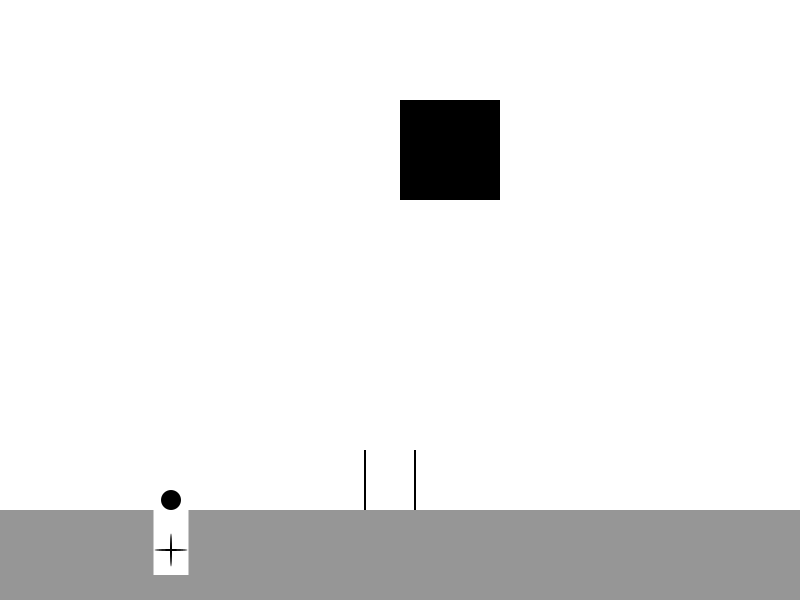
Frame 1 (no input)
Frame 60 (the mouse pressed at the canvas centre just before this capture): identical to frame 1, image omitted
Frame 120 (the mouse held since frame 60 and released just before this capture): identical to frame 1, image omitted

The Processing sketch that drew this single still picture (run headless with seeded random() and noise(); from frame 60 on, the mouse is pressed at the canvas centre):

// Processing sketch: processing_58522
// ── processing_58522.pde

int x,y,state,rot_count;
float y_speed,x_speed,rrr;
boolean x_down,y_down,dondur;
void setup(){
  size(800,600);
  x=171;
  y=500;
  y_speed=0;
  state=0;
  rot_count=0;
  rrr = random(100);

  
}

void pervane(boolean dondurme,int rot_count)
{
  

    translate(171,550);
    rotate((PI/10.0)*rot_count);
    ellipse(0,0,2,33);
    ellipse(0,0,33,2);
  
}
void draw(){
 background(255,255,255);
 noStroke();
 rectMode(CENTER);
   fill(0);
  rect(round(300+rrr),480,2,60);
  rect(round(300+rrr+50),480,2,60);
   rect(450,150,100,100);
 fill(150);
  rect(400,560,800,100);
 fill(255);
 rect(171,530,35,90);

 
  
  fill(0);
  
  if (mousePressed && (mouseButton == LEFT)) 
  {
    if(state==0)
  {
  y_speed=y_speed-0.5;
  float r = random(30);
  r=r-10;
  if(y<(100+r))
  {
  y_speed=0.3;
  }
  
  state=0;
  dondur=true;
  rot_count++;
  }
  } 

  else
  {
    if(state==1)
   { 
    state=0;
    dondur=false;
   }
  }

   if (mousePressed && (mouseButton == RIGHT))
  {
    x_speed=5;
    state=2;
  }
  
      if(y<500)
  { y_speed=y_speed+0.3;}  //gravity
      if(y>500)
  {  y_speed=0;
      y=500;
  }

  y=y+round(y_speed);
  x=x+round(x_speed);
  
  
 ellipse(x,y,20,20);
 pervane(dondur,rot_count);
 
 if(mousePressed && mouseX < 500 && mouseX >400 && mouseY > 100 && mouseY<200)
{ state=0;
  x=171;
  y=500;
  y_speed=0;
  x_speed=0;
  state=0;
  rrr = random(100);
  rot_count=0;
}

}
